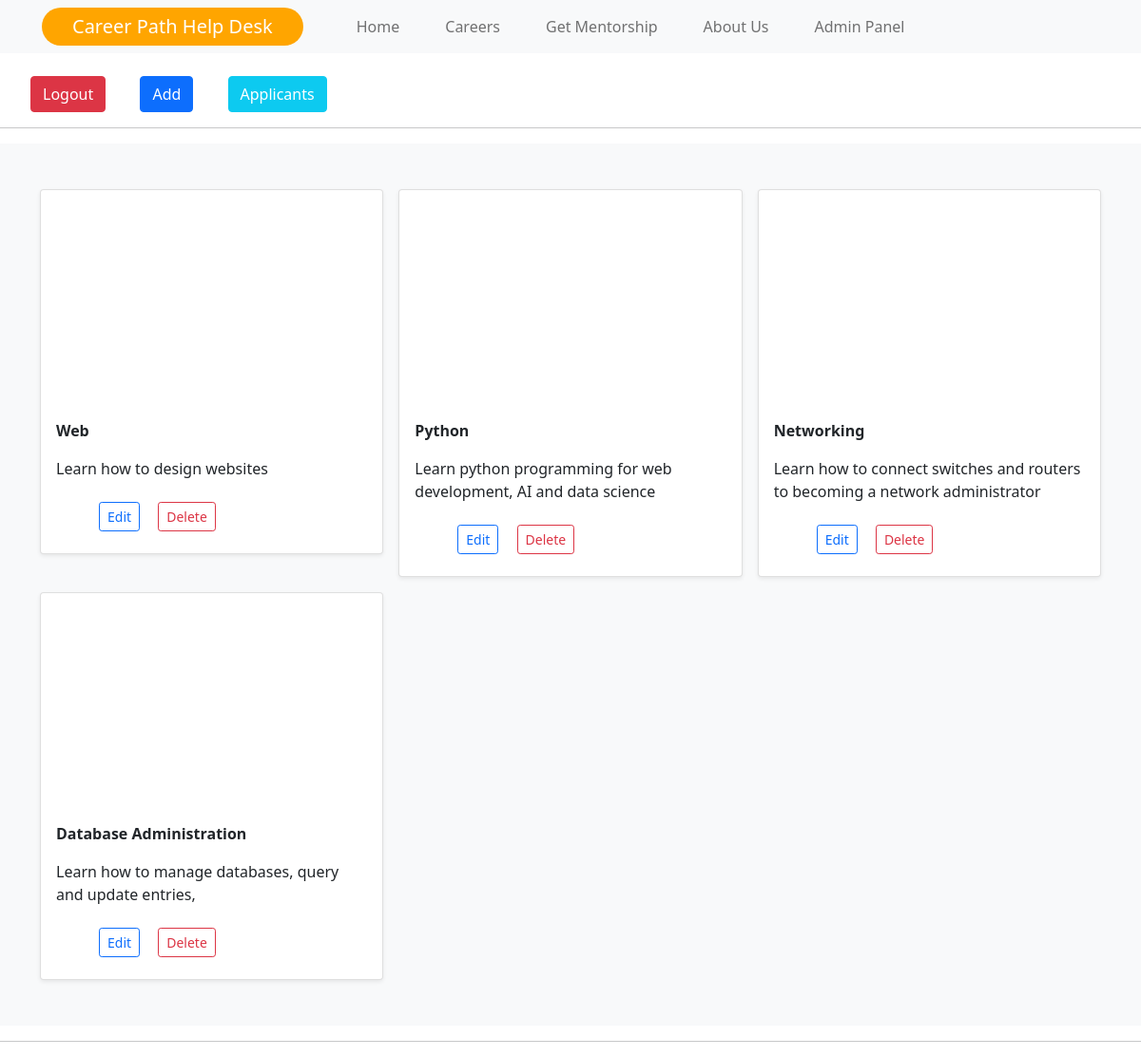
Screenshot of /admin (signed in) with the database file from the repository.
### main/models.py (models this page shows)
class Career(db.Model):
    id = db.Column(db.Integer(), primary_key=True)
    career_name = db.Column(db.String(), unique=True, nullable=False)
    description = db.Column(db.String(), nullable=False)
    content = db.Column(db.String(), nullable=False)
    img = db.Column(db.Text(), nullable=False)
    img_name = db.Column(db.Text(), nullable=False)
    mimetype = db.Column(db.Text(), nullable=False)

### main/routes.py (the view)
@app.route('/admin', methods=["GET","POST"])
@login_required
def admin():
    careers = Career.query.all()
    return render_template("admin_home.html", careers=careers)

### main/models.py (called while the page is built)
@login_manager.user_loader
def load_user(user_id):
    return AdminUser.query.get(int(user_id))

### main/templates/admin_home.html (shortened to what this page needs)
{% extends 'index.html' %}
{% block content %}
<section class="mini-bar">
  <a class="btn btn-danger" href="{{ url_for('logout') }}">Logout</a>
  <a class="btn btn-primary" href="{{ url_for('upload') }}">Add</a>
  <a id="app" class="btn btn-info" href="{{ url_for('applicants') }}">Applicants</a>
</section>
<hr>
<div class="album py-5 bg-light" style="margin-top: 10px;">
    <div class="container">
      <div class="row row-cols-1 row-cols-sm-2 row-cols-md-3 g-3">
        {% for career in careers %}
        <div class="col">
          <div class="card shadow-sm">
            <svg class="bd-placeholder-img card-img-top" width="100%" height="225" xmlns="http://www.w3.org/2000/svg" role="img" aria-label="Placeholder: Thumbnail" preserveAspectRatio="xMidYMid slice" focusable="false" style="background-size: cover; background-image: url('{{ url_for('see', filename=career.img_name) }}')">
            </svg>
            <div class="card-body">
              <p class="card-text"><strong>{{ career.career_name }}</strong></p>
              <p class="card-text">{{ career.description }}</p>
              <div class="d-flex justify-content-between align-items-center">
                <div class="btn">
                  <a type="button" class="btn btn-sm btn-outline-primary" href="{{ url_for ('edit_career', id=career.id) }}">Edit</a>
                  <a  style="margin-left: 15px;" type="button" class="btn btn-sm btn-outline-danger" href="{{ url_for('delete_career', id=career.id)}}">Delete</a>
                </div>
              </div>
            </div>
          </div>
        </div>
        {% endfor %}
      </div>
    </div>
  </div>
  <hr>
{% endblock %}

### main/static/css/styles.css (style rules this page uses)
.bd-placeholder-img { font-size: 1.125rem; background-position: center; text-anchor: middle; -webkit-user-select: none; -moz-user-select: none; user-select: none; }

### main/templates/admin_home.html (style rules this page uses)
.mini-bar { padding-top: 5rem; }
a { margin-left: 2rem; }
#app { color: white; }

### rows the page displays
Career: career_name "Web", description "Learn how to design websites"
Career: career_name "Python", description "Learn python programming for web development, AI and data science"
Career: career_name "Networking", description "Learn how to connect switches and routers to becoming a network administrator"
Career: career_name "Database Administration", description "Learn how to manage databases, query and update entries,"
